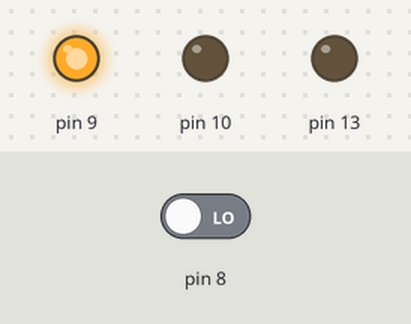
Recording of a sketch running on a simulated Arduino Uno, built with avr-gcc and run on an emulated ATmega328P. Parts: output pins drawn as LEDs (lit = HIGH). Inputs (shaded band) come from the test bench; at power-on: pin 8 LOW. What the sketch prints to the serial monitor is not drawn.

Above: at 1.2 s.
1.3 s: pin 8 driven HIGH
At 2.2 s:
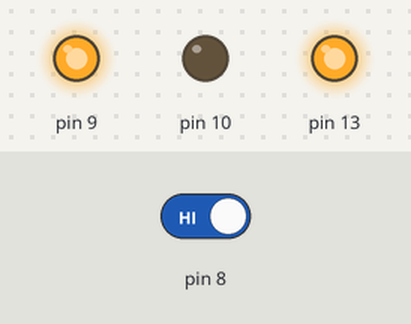
2.9 s: pin 8 driven LOW
At 3.5 s:
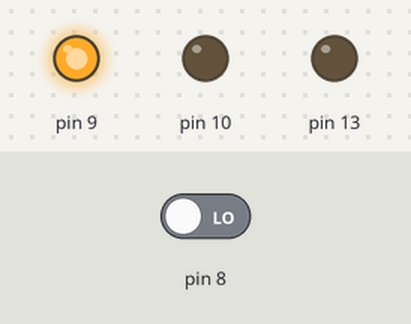
Timing chart, 0 to 5.9 s (numbered marks = the images above; inputs shaded):
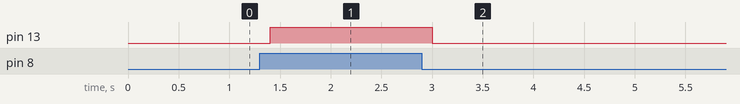

The sketch:

sketch_may19b.ino
```cpp
void setup() {
  // put your setup code here, to run once:
  pinMode(10,OUTPUT);
  pinMode(8,INPUT);
  pinMode(9,OUTPUT);
  pinMode(13,OUTPUT);
  digitalWrite(9,HIGH);
  digitalWrite(10,LOW);

  Serial.begin(9600);

}
int Value=0;
void loop() {
  // put your main code here, to run repeatedly:
  Serial.print("sensor:");
  Serial.println(digitalRead(8));
  if(digitalRead(8)){digitalWrite(13,HIGH);Serial.println("침입자 발생");}
  else{digitalWrite(13,LOW);}
  delay(200);

}
```

Measured:
- after the input at 1.3 s, pin 13: LOW → HIGH after 0.10 s
- after the input at 2.9 s, pin 13: HIGH → LOW after 0.10 s
